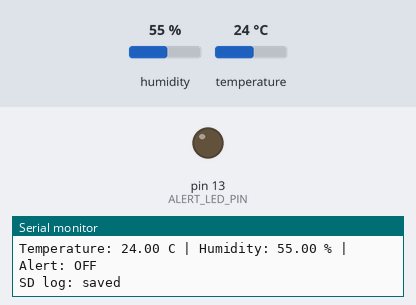
Recording of a sketch running on a simulated Arduino Uno, built with avr-gcc and run on an emulated ATmega328P. On the bench: output pins drawn as LEDs (lit = HIGH), the last lines printed to the serial monitor. Inputs (shaded band) come from the test bench; at power-on: temperature 24 °C, humidity 55 %. Storage starts empty.

Above: at 1.3 s.
1.4 s: temperature set to 26 °C
At 5.7 s:
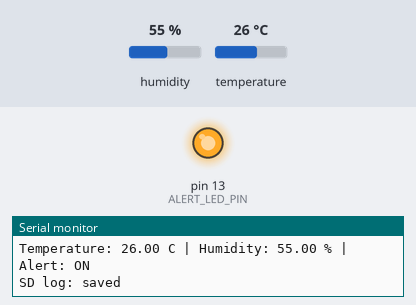
6.6 s: temperature set to 12 °C
At 9.9 s:
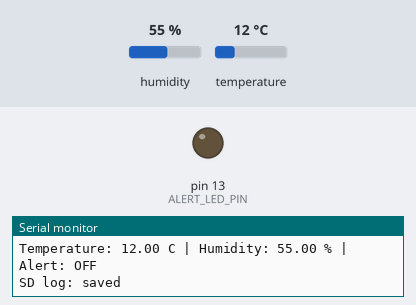
11.8 s: temperature set to 28 °C
At 14.2 s:
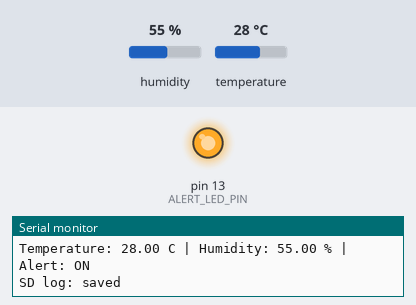
Timing chart, 0 to 15.7 s (numbered marks = the images above; inputs shaded):
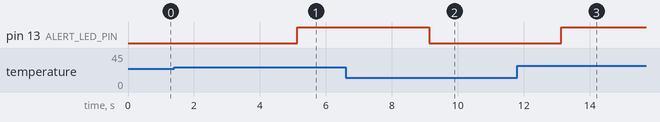

The sketch:

sd_card_logging.ino
```cpp
#include "DHT.h"
#include <SPI.h>
#include <SD.h>


#define DHT_PIN 2
#define DHT_TYPE DHT11
#define SD_CS_PIN 10        // SD card chip select pin
#define ALERT_LED_PIN LED_BUILTIN
#define TEMPERATURE_THRESHOLD_C 25.0

DHT dht(DHT_PIN, DHT_TYPE);

const char LOG_FILE_NAME[] = "sensor.csv";      // CSV file name


volatile bool sampleRequested = false;    // This flag is set by the timer interrupt and checked in loop().


volatile unsigned int timerTickCount = 0;   //increments every one second; a new sample will be requested when it reaches 2, so one sample is requested every two seconds

void setupTimer1() {
  noInterrupts();     // Disable all other interrupts while configuring Timer1.

  TCCR1A = 0;     // Clear Timer1 control registers.
  TCCR1B = 0;

  TCNT1 = 0;     // Reset Timer1 counter.

  /*
    Configure Timer1 for 1 Hz interrupt.   16bits

    Arduino UNO clock speed: 16 MHz
    Prescaler: 1024

    Timer frequency = 16,000,000 / 1024 = 15625 Hz
    Selecting other prescalers will still make the timer frequency too large

    To trigger once per second:
    OCR1A = 15625 - 1 = 15624
  */
  OCR1A = 15624;

  TCCR1B |= (1 << WGM12);   // Enable Clear Timer on Compare Match mode.

  TCCR1B |= (1 << CS12) | (1 << CS10);    // Set prescaler to 1024.

  TIMSK1 |= (1 << OCIE1A);    // Enable Timer1 compare match interrupt.

  interrupts();     // Re-enable interrupts.
}

// Timer1 interrupt service routine.
// This runs automatically once per second.
ISR(TIMER1_COMPA_vect) {
  timerTickCount++;

  // Request a sensor sample every 2 seconds.
  if (timerTickCount >= 2) {
    timerTickCount = 0;
    sampleRequested = true;
  }
}

void writeCsvHeaderIfNeeded() {
  if (!SD.exists(LOG_FILE_NAME)) {
    File logFile = SD.open(LOG_FILE_NAME, FILE_WRITE);      // Only write the CSV header if the file does not already exist

    if (logFile) {
      logFile.println("time_ms,temperature_c,humidity_percent,alert_status");       //print head message in the file, telling readers what each column represent
      logFile.close();      //close the file in order to store the data in the SD card
      Serial.println("CSV header written.");
    } else {
      Serial.println("Error: Could not create sensor.csv");     //print error message
    }
  }
}

void logSensorData(unsigned long timeMs, float temperatureC, float humidity, bool alertOn) {      //access time in MS, temperature, humidity, and alert
  File logFile = SD.open(LOG_FILE_NAME, FILE_WRITE);

  if (logFile) {          //if the file exist, print all the data with a "," as separation
    logFile.print(timeMs);
    logFile.print(",");
    logFile.print(temperatureC);
    logFile.print(",");
    logFile.print(humidity);
    logFile.print(",");
    logFile.println(alertOn ? "ON" : "OFF");

    logFile.close();      //close the file in order to store the data in the SD card

    Serial.println("SD log: saved");
  } else {
    Serial.println("Error: Could not open sensor.csv");     //print error message
  }
}

void setup() {
  Serial.begin(9600);

  pinMode(ALERT_LED_PIN, OUTPUT);         //select the alert LED as the output pin

  Serial.println("Embedded Environmental Data Logger");           //print startup message
  Serial.println("V6 Final: Timer-Driven SD Card Logging Started");

  dht.begin();      //initialize the DHT11 sensor

  Serial.println("Initializing SD card...");

  if (!SD.begin(SD_CS_PIN)) {             //check if SD card is initialized successfully
    Serial.println("Error: SD card initialization failed.");
    Serial.println("Check wiring, SD card insertion, and FAT32 formatting.");
    return;
  }

  Serial.println("SD card initialized successfully.");

  writeCsvHeaderIfNeeded();

  setupTimer1();      // Start timer-driven sampling after SD card and sensor initialization
}

void loop() {
  if (sampleRequested) {          // Only read the sensor when the timer interrupt requests a sample.
    noInterrupts();         //clear the interrupt flag
    sampleRequested = false;
    interrupts();

    float humidity = dht.readHumidity();
    float temperatureC = dht.readTemperature();

    if (isnan(humidity) || isnan(temperatureC)) {       //check if both inputs are numbers
      Serial.println("Error: Failed to read from DHT11 sensor");      //print error message
      digitalWrite(ALERT_LED_PIN, LOW);             //set output LED_PIN as low voltage so it will not light up
      return;
    }

    bool alertOn = temperatureC >= TEMPERATURE_THRESHOLD_C;       //check if surrounding temperature is higher than threshold temperature

    if (alertOn) {
      digitalWrite(ALERT_LED_PIN, HIGH);      //if yes, set alert to HIGH
    } else {
      digitalWrite(ALERT_LED_PIN, LOW);       //if no, set alert to OFF
    }

    Serial.print("Temperature: ");
    Serial.print(temperatureC);
    Serial.print(" C");

    Serial.print(" | Humidity: ");
    Serial.print(humidity);
    Serial.print(" %");

    Serial.print(" | Alert: ");
    Serial.println(alertOn ? "ON" : "OFF");

    logSensorData(millis(), temperatureC, humidity, alertOn);
  }

}
```

Measured:
- the behaviour switches between 24 and 25 °C on temperature (found by bisection; images 0 and 1)
- after the input at 1.4 s, pin 13 (ALERT_LED_PIN): LOW → HIGH after 3.7 s
- after the input at 6.6 s, pin 13 (ALERT_LED_PIN): HIGH → LOW after 2.5 s
- after the input at 11.8 s, pin 13 (ALERT_LED_PIN): LOW → HIGH after 1.3 s
